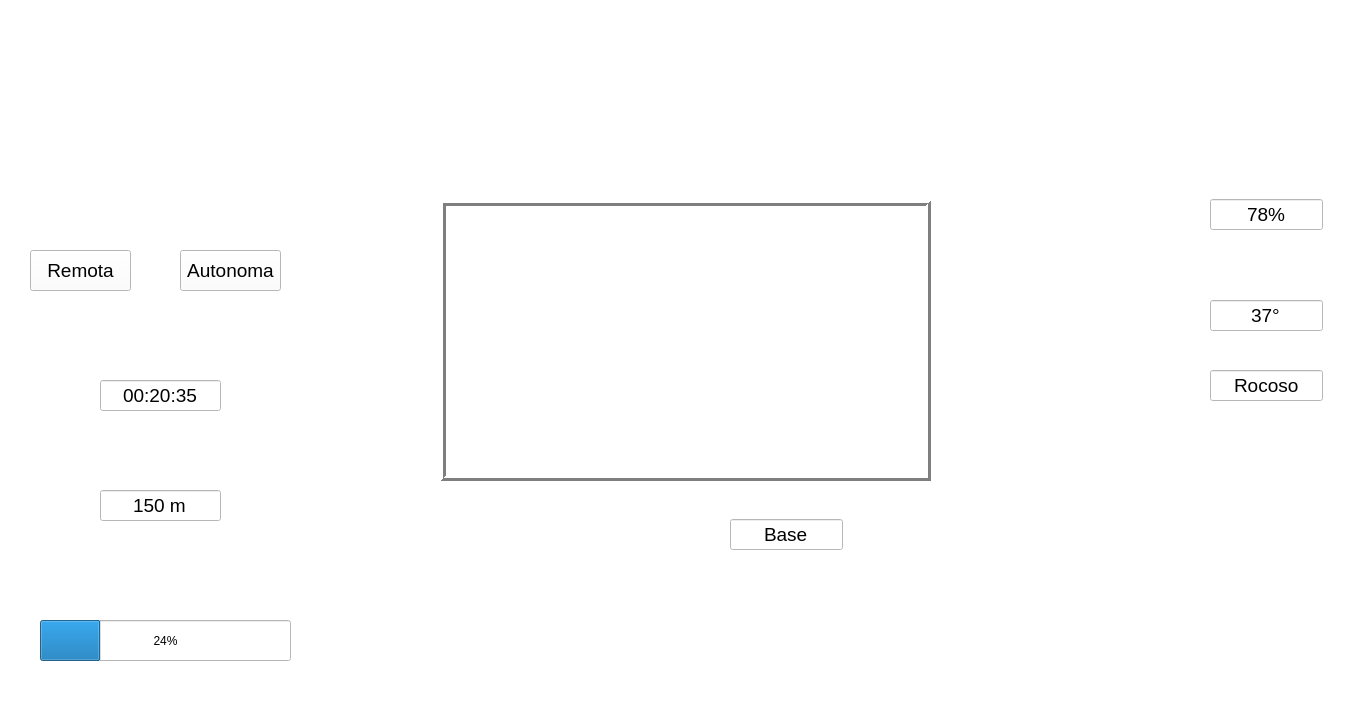
  <widget class="QWidget" name="centralwidget">
   <property name="palette">
    <palette>
     <active>
      <colorrole role="WindowText">
       <brush brushstyle="SolidPattern">
        <color alpha="255">
         <red>0</red>
         <green>0</green>
         <blue>0</blue>
        </color>
       </brush>
      </colorrole>
      <colorrole role="Button">
       <brush brushstyle="SolidPattern">
        <color alpha="255">
         <red>255</red>
         <green>255</green>
         <blue>255</blue>
        </color>
       </brush>
      </colorrole>
      <colorrole role="Light">
       <brush brushstyle="SolidPattern">
        <color alpha="255">
         <red>255</red>
         <green>255</green>
         <blue>255</blue>
        </color>
       </brush>
      </colorrole>
      <colorrole role="Midlight">
       <brush brushstyle="SolidPattern">
        <color alpha="255">
         <red>255</red>
         <green>255</green>
         <blue>255</blue>
        </color>
       </brush>
      </colorrole>
      <colorrole role="Dark">
       <brush brushstyle="SolidPattern">
        <color alpha="255">
         <red>127</red>
         <green>127</green>
         <blue>127</blue>
        </color>
       </brush>
      </colorrole>
      <colorrole role="Mid">
       <brush brushstyle="SolidPattern">
        <color alpha="255">
         <red>170</red>
         <green>170</green>
         <blue>170</blue>
        </color>
       </brush>
      </colorrole>
      <colorrole role="Text">
       <brush brushstyle="SolidPattern">
        <color alpha="255">
         <red>0</red>
         <green>0</green>
         <blue>0</blue>
        </color>
       </brush>
      </colorrole>
      <colorrole role="BrightText">
       <brush brushstyle="SolidPattern">
        <color alpha="255">
         <red>255</red>
         <green>255</green>
         <blue>255</blue>
        </color>
       </brush>
      </colorrole>
      <colorrole role="ButtonText">
       <brush brushstyle="SolidPattern">
        <color alpha="255">
         <red>0</red>
         <green>0</green>
         <blue>0</blue>
        </color>
       </brush>
      </colorrole>
      <colorrole role="Base">
       <brush brushstyle="SolidPattern">
        <color alpha="255">
         <red>255</red>
         <green>255</green>
         <blue>255</blue>
        </color>
       </brush>
      </colorrole>
      <colorrole role="Window">
       <brush brushstyle="SolidPattern">
        <color alpha="255">
         <red>255</red>
         <green>255</green>
         <blue>255</blue>
        </color>
       </brush>
      </colorrole>
      <colorrole role="Shadow">
       <brush brushstyle="SolidPattern">
        <color alpha="255">
         <red>0</red>
         <green>0</green>
         <blue>0</blue>
        </color>
       </brush>
      </colorrole>
      <colorrole role="AlternateBase">
       <brush brushstyle="SolidPattern">
        <color alpha="255">
         <red>255</red>
         <green>255</green>
         <blue>255</blue>
        </color>
       </brush>
      </colorrole>
      <colorrole role="ToolTipBase">
       <brush brushstyle="SolidPattern">
        <color alpha="255">
         <red>255</red>
         <green>255</green>
         <blue>220</blue>
        </color>
       </brush>
      </colorrole>
      <colorrole role="ToolTipText">
       <brush brushstyle="SolidPattern">
        <color alpha="255">
         <red>0</red>
         <green>0</green>
         <blue>0</blue>
        </color>
       </brush>
      </colorrole>
     </active>
     <inactive>
      <colorrole role="WindowText">
       <brush brushstyle="SolidPattern">
        <color alpha="255">
         <red>0</red>
         <green>0</green>
         <blue>0</blue>
        </color>
       </brush>
      </colorrole>
      <colorrole role="Button">
       <brush brushstyle="SolidPattern">
        <color alpha="255">
         <red>255</red>
         <green>255</green>
         <blue>255</blue>
        </color>
       </brush>
      </colorrole>
      <colorrole role="Light">
       <brush brushstyle="SolidPattern">
        <color alpha="255">
         <red>255</red>
         <green>255</green>
         <blue>255</blue>
        </color>
       </brush>
      </colorrole>
      <colorrole role="Midlight">
       <brush brushstyle="SolidPattern">
        <color alpha="255">
         <red>255</red>
         <green>255</green>
         <blue>255</blue>
        </color>
       </brush>
      </colorrole>
      <colorrole role="Dark">
       <brush brushstyle="SolidPattern">
        <color alpha="255">
         <red>127</red>
         <green>127</green>
         <blue>127</blue>
        </color>
       </brush>
      </colorrole>
      <colorrole role="Mid">
       <brush brushstyle="SolidPattern">
        <color alpha="255">
         <red>170</red>
         <green>170</green>
         <blue>170</blue>
        </color>
       </brush>
      </colorrole>
      <colorrole role="Text">
       <brush brushstyle="SolidPattern">
        <color alpha="255">
         <red>0</red>
         <green>0</green>
         <blue>0</blue>
        </color>
       </brush>
      </colorrole>
      <colorrole role="BrightText">
       <brush brushstyle="SolidPattern">
        <color alpha="255">
         <red>255</red>
         <green>255</green>
         <blue>255</blue>
        </color>
       </brush>
      </colorrole>
      <colorrole role="ButtonText">
       <brush brushstyle="SolidPattern">
        <color alpha="255">
         <red>0</red>
         <green>0</green>
         <blue>0</blue>
        </color>
       </brush>
      </colorrole>
      <colorrole role="Base">
       <brush brushstyle="SolidPattern">
        <color alpha="255">
         <red>255</red>
         <green>255</green>
         <blue>255</blue>
        </color>
       </brush>
      </colorrole>
      <colorrole role="Window">
       <brush brushstyle="SolidPattern">
        <color alpha="255">
         <red>255</red>
         <green>255</green>
         <blue>255</blue>
        </color>
       </brush>
      </colorrole>
      <colorrole role="Shadow">
       <brush brushstyle="SolidPattern">
        <color alpha="255">
         <red>0</red>
         <green>0</green>
         <blue>0</blue>
        </color>
       </brush>
      </colorrole>
      <colorrole role="AlternateBase">
       <brush brushstyle="SolidPattern">
        <color alpha="255">
         <red>255</red>
         <green>255</green>
         <blue>255</blue>
        </color>
       </brush>
      </colorrole>
      <colorrole role="ToolTipBase">
       <brush brushstyle="SolidPattern">
        <color alpha="255">
         <red>255</red>
         <green>255</green>
         <blue>220</blue>
        </color>
       </brush>
      </colorrole>
      <colorrole role="ToolTipText">
       <brush brushstyle="SolidPattern">
        <color alpha="255">
         <red>0</red>
         <green>0</green>
         <blue>0</blue>
        </color>
       </brush>
      </colorrole>
     </inactive>
     <disabled>
      <colorrole role="WindowText">
       <brush brushstyle="SolidPattern">
        <color alpha="255">
         <red>127</red>
         <green>127</green>
         <blue>127</blue>
        </color>
       </brush>
      </colorrole>
      <colorrole role="Button">
       <brush brushstyle="SolidPattern">
        <color alpha="255">
         <red>255</red>
         <green>255</green>
         <blue>255</blue>
        </color>
       </brush>
      </colorrole>
      <colorrole role="Light">
       <brush brushstyle="SolidPattern">
        <color alpha="255">
         <red>255</red>
         <green>255</green>
         <blue>255</blue>
        </color>
       </brush>
      </colorrole>
      <colorrole role="Midlight">
       <brush brushstyle="SolidPattern">
        <color alpha="255">
         <red>255</red>
         <green>255</green>
         <blue>255</blue>
        </color>
       </brush>
      </colorrole>
      <colorrole role="Dark">
       <brush brushstyle="SolidPattern">
        <color alpha="255">
         <red>127</red>
         <green>127</green>
         <blue>127</blue>
        </color>
       </brush>
      </colorrole>
      <colorrole role="Mid">
       <brush brushstyle="SolidPattern">
        <color alpha="255">
         <red>170</red>
         <green>170</green>
         <blue>170</blue>
        </color>
       </brush>
      </colorrole>
      <colorrole role="Text">
       <brush brushstyle="SolidPattern">
        <color alpha="255">
         <red>127</red>
         <green>127</green>
         <blue>127</blue>
        </color>
       </brush>
      </colorrole>
      <colorrole role="BrightText">
       <brush brushstyle="SolidPattern">
        <color alpha="255">
         <red>255</red>
         <green>255</green>
         <blue>255</blue>
        </color>
       </brush>
      </colorrole>
      <colorrole role="ButtonText">
       <brush brushstyle="SolidPattern">
        <color alpha="255">
         <red>127</red>
         <green>127</green>
         <blue>127</blue>
        </color>
       </brush>
      </colorrole>
      <colorrole role="Base">
       <brush brushstyle="SolidPattern">
        <color alpha="255">
         <red>255</red>
         <green>255</green>
         <blue>255</blue>
        </color>
       </brush>
      </colorrole>
      <colorrole role="Window">
       <brush brushstyle="SolidPattern">
        <color alpha="255">
         <red>255</red>
         <green>255</green>
         <blue>255</blue>
        </color>
       </brush>
      </colorrole>
      <colorrole role="Shadow">
       <brush brushstyle="SolidPattern">
        <color alpha="255">
         <red>0</red>
         <green>0</green>
         <blue>0</blue>
        </color>
       </brush>
      </colorrole>
      <colorrole role="AlternateBase">
       <brush brushstyle="SolidPattern">
        <color alpha="255">
         <red>255</red>
         <green>255</green>
         <blue>255</blue>
        </color>
       </brush>
      </colorrole>
      <colorrole role="ToolTipBase">
       <brush brushstyle="SolidPattern">
        <color alpha="255">
         <red>255</red>
         <green>255</green>
         <blue>220</blue>
        </color>
       </brush>
      </colorrole>
      <colorrole role="ToolTipText">
       <brush brushstyle="SolidPattern">
        <color alpha="255">
         <red>0</red>
         <green>0</green>
         <blue>0</blue>
        </color>
       </brush>
      </colorrole>
     </disabled>
    </palette>
   </property>
   <property name="autoFillBackground">
    <bool>false</bool>
   </property>
   <widget class="QLabel" name="label">
    <property name="geometry">
     <rect>
      <x>0</x>
      <y>0</y>
      <width>1360</width>
      <height>700</height>
     </rect>
    </property>
    <property name="maximumSize">
     <size>
      <width>1360</width>
      <height>768</height>
     </size>
    </property>
    <property name="palette">
     <palette>
      <active>
       <colorrole role="WindowText">
        <brush brushstyle="SolidPattern">
         <color alpha="255">
          <red>0</red>
          <green>0</green>
          <blue>0</blue>
         </color>
        </brush>
       </colorrole>
       <colorrole role="Button">
        <brush brushstyle="SolidPattern">
         <color alpha="255">
          <red>255</red>
          <green>255</green>
          <blue>255</blue>
         </color>
        </brush>
       </colorrole>
       <colorrole role="Light">
        <brush brushstyle="SolidPattern">
         <color alpha="255">
          <red>255</red>
          <green>255</green>
          <blue>255</blue>
         </color>
        </brush>
       </colorrole>
       <colorrole role="Midlight">
        <brush brushstyle="SolidPattern">
         <color alpha="255">
          <red>255</red>
          <green>255</green>
          <blue>255</blue>
         </color>
        </brush>
       </colorrole>
       <colorrole role="Dark">
        <brush brushstyle="SolidPattern">
         <color alpha="255">
          <red>127</red>
          <green>127</green>
          <blue>127</blue>
         </color>
        </brush>
       </colorrole>
       <colorrole role="Mid">
        <brush brushstyle="SolidPattern">
         <color alpha="255">
          <red>170</red>
          <green>170</green>
          <blue>170</blue>
         </color>
        </brush>
       </colorrole>
       <colorrole role="Text">
        <brush brushstyle="SolidPattern">
         <color alpha="255">
          <red>0</red>
          <green>0</green>
          <blue>0</blue>
         </color>
        </brush>
       </colorrole>
       <colorrole role="BrightText">
        <brush brushstyle="SolidPattern">
         <color alpha="255">
          <red>255</red>
          <green>255</green>
          <blue>255</blue>
         </color>
        </brush>
       </colorrole>
       <colorrole role="ButtonText">
        <brush brushstyle="SolidPattern">
         <color alpha="255">
          <red>0</red>
          <green>0</green>
          <blue>0</blue>
         </color>
        </brush>
       </colorrole>
       <colorrole role="Base">
        <brush brushstyle="SolidPattern">
         <color alpha="255">
          <red>255</red>
          <green>255</green>
          <blue>255</blue>
         </color>
        </brush>
       </colorrole>
       <colorrole role="Window">
        <brush brushstyle="SolidPattern">
         <color alpha="255">
          <red>255</red>
          <green>255</green>
          <blue>255</blue>
         </color>
        </brush>
       </colorrole>
       <colorrole role="Shadow">
        <brush brushstyle="SolidPattern">
         <color alpha="255">
          <red>0</red>
          <green>0</green>
          <blue>0</blue>
         </color>
        </brush>
       </colorrole>
       <colorrole role="AlternateBase">
        <brush brushstyle="SolidPattern">
         <color alpha="255">
          <red>255</red>
          <green>255</green>
          <blue>255</blue>
         </color>
        </brush>
       </colorrole>
       <colorrole role="ToolTipBase">
        <brush brushstyle="SolidPattern">
         <color alpha="255">
          <red>255</red>
          <green>255</green>
          <blue>220</blue>
         </color>
        </brush>
       </colorrole>
       <colorrole role="ToolTipText">
        <brush brushstyle="SolidPattern">
         <color alpha="255">
          <red>0</red>
          <green>0</green>
          <blue>0</blue>
         </color>
        </brush>
       </colorrole>
      </active>
      <inactive>
       <colorrole role="WindowText">
        <brush brushstyle="SolidPattern">
         <color alpha="255">
          <red>0</red>
          <green>0</green>
          <blue>0</blue>
         </color>
        </brush>
       </colorrole>
       <colorrole role="Button">
        <brush brushstyle="SolidPattern">
         <color alpha="255">
          <red>255</red>
          <green>255</green>
          <blue>255</blue>
         </color>
        </brush>
       </colorrole>
       <colorrole role="Light">
        <brush brushstyle="SolidPattern">
         <color alpha="255">
          <red>255</red>
          <green>255</green>
          <blue>255</blue>
         </color>
        </brush>
       </colorrole>
       <colorrole role="Midlight">
        <brush brushstyle="SolidPattern">
         <color alpha="255">
          <red>255</red>
          <green>255</green>
          <blue>255</blue>
         </color>
        </brush>
       </colorrole>
       <colorrole role="Dark">
        <brush brushstyle="SolidPattern">
         <color alpha="255">
          <red>127</red>
          <green>127</green>
          <blue>127</blue>
         </color>
        </brush>
       </colorrole>
       <colorrole role="Mid">
        <brush brushstyle="SolidPattern">
         <color alpha="255">
          <red>170</red>
          <green>170</green>
          <blue>170</blue>
         </color>
        </brush>
       </colorrole>
       <colorrole role="Text">
        <brush brushstyle="SolidPattern">
         <color alpha="255">
          <red>0</red>
          <green>0</green>
          <blue>0</blue>
         </color>
        </brush>
       </colorrole>
       <colorrole role="BrightText">
        <brush brushstyle="SolidPattern">
         <color alpha="255">
          <red>255</red>
          <green>255</green>
          <blue>255</blue>
         </color>
        </brush>
       </colorrole>
       <colorrole role="ButtonText">
        <brush brushstyle="SolidPattern">
         <color alpha="255">
          <red>0</red>
          <green>0</green>
          <blue>0</blue>
         </color>
        </brush>
       </colorrole>
       <colorrole role="Base">
        <brush brushstyle="SolidPattern">
         <color alpha="255">
          <red>255</red>
          <green>255</green>
          <blue>255</blue>
         </color>
        </brush>
       </colorrole>
       <colorrole role="Window">
        <brush brushstyle="SolidPattern">
         <color alpha="255">
          <red>255</red>
          <green>255</green>
          <blue>255</blue>
         </color>
        </brush>
       </colorrole>
       <colorrole role="Shadow">
        <brush brushstyle="SolidPattern">
         <color alpha="255">
          <red>0</red>
          <green>0</green>
          <blue>0</blue>
         </color>
        </brush>
       </colorrole>
       <colorrole role="AlternateBase">
        <brush brushstyle="SolidPattern">
         <color alpha="255">
          <red>255</red>
          <green>255</green>
          <blue>255</blue>
         </color>
        </brush>
       </colorrole>
       <colorrole role="ToolTipBase">
        <brush brushstyle="SolidPattern">
         <color alpha="255">
          <red>255</red>
          <green>255</green>
          <blue>220</blue>
         </color>
        </brush>
       </colorrole>
       <colorrole role="ToolTipText">
        <brush brushstyle="SolidPattern">
         <color alpha="255">
          <red>0</red>
          <green>0</green>
          <blue>0</blue>
         </color>
        </brush>
       </colorrole>
      </inactive>
      <disabled>
       <colorrole role="WindowText">
        <brush brushstyle="SolidPattern">
         <color alpha="255">
          <red>127</red>
          <green>127</green>
          <blue>127</blue>
         </color>
        </brush>
       </colorrole>
       <colorrole role="Button">
        <brush brushstyle="SolidPattern">
         <color alpha="255">
          <red>255</red>
          <green>255</green>
          <blue>255</blue>
         </color>
        </brush>
       </colorrole>
       <colorrole role="Light">
        <brush brushstyle="SolidPattern">
         <color alpha="255">
          <red>255</red>
          <green>255</green>
          <blue>255</blue>
         </color>
        </brush>
       </colorrole>
       <colorrole role="Midlight">
        <brush brushstyle="SolidPattern">
         <color alpha="255">
          <red>255</red>
          <green>255</green>
          <blue>255</blue>
         </color>
        </brush>
       </colorrole>
       <colorrole role="Dark">
        <brush brushstyle="SolidPattern">
         <color alpha="255">
          <red>127</red>
          <green>127</green>
          <blue>127</blue>
         </color>
        </brush>
       </colorrole>
       <colorrole role="Mid">
        <brush brushstyle="SolidPattern">
         <color alpha="255">
          <red>170</red>
          <green>170</green>
          <blue>170</blue>
         </color>
        </brush>
       </colorrole>
       <colorrole role="Text">
        <brush brushstyle="SolidPattern">
         <color alpha="255">
          <red>127</red>
          <green>127</green>
          <blue>127</blue>
         </color>
        </brush>
       </colorrole>
       <colorrole role="BrightText">
        <brush brushstyle="SolidPattern">
         <color alpha="255">
          <red>255</red>
          <green>255</green>
          <blue>255</blue>
         </color>
        </brush>
       </colorrole>
       <colorrole role="ButtonText">
        <brush brushstyle="SolidPattern">
         <color alpha="255">
          <red>127</red>
          <green>127</green>
          <blue>127</blue>
         </color>
        </brush>
       </colorrole>
       <colorrole role="Base">
        <brush brushstyle="SolidPattern">
         <color alpha="255">
          <red>255</red>
          <green>255</green>
          <blue>255</blue>
         </color>
        </brush>
       </colorrole>
       <colorrole role="Window">
        <brush brushstyle="SolidPattern">
         <color alpha="255">
          <red>255</red>
          <green>255</green>
          <blue>255</blue>
         </color>
        </brush>
       </colorrole>
       <colorrole role="Shadow">
        <brush brushstyle="SolidPattern">
         <color alpha="255">
          <red>0</red>
          <green>0</green>
          <blue>0</blue>
         </color>
        </brush>
       </colorrole>
       <colorrole role="AlternateBase">
        <brush brushstyle="SolidPattern">
         <color alpha="255">
          <red>255</red>
          <green>255</green>
          <blue>255</blue>
         </color>
        </brush>
       </colorrole>
       <colorrole role="ToolTipBase">
        <brush brushstyle="SolidPattern">
         <color alpha="255">
          <red>255</red>
          <green>255</green>
          <blue>220</blue>
         </color>
        </brush>
       </colorrole>
       <colorrole role="ToolTipText">
        <brush brushstyle="SolidPattern">
         <color alpha="255">
          <red>0</red>
          <green>0</green>
          <blue>0</blue>
         </color>
        </brush>
       </colorrole>
      </disabled>
     </palette>
    </property>
    <property name="text">
     <string/>
    </property>
    <property name="pixmap">
     <pixmap>pluto-planet-dwarf-planet-trans-neptunian-objects-wallpaper.jpg</pixmap>
    </property>
    <property name="scaledContents">
     <bool>true</bool>
    </property>
   </widget>
   <widget class="QLabel" name="label_2">
    <property name="geometry">
     <rect>
      <x>30</x>
      <y>40</y>
      <width>221</width>
      <height>101</height>
     </rect>
    </property>
    <property name="text">
     <string>&lt;html&gt;&lt;head/&gt;&lt;body&gt;&lt;p align=&quot;center&quot;&gt;&lt;span style=&quot; font-size:16pt; color:#ffffff;&quot;&gt;METZTLI&lt;/span&gt;&lt;/p&gt;&lt;p align=&quot;center&quot;&gt;&lt;span style=&quot; font-size:16pt; color:#ffffff;&quot;&gt;E-Warrior Rover&lt;/span&gt;&lt;/p&gt;&lt;/body&gt;&lt;/html&gt;</string>
    </property>
   </widget>
   <widget class="QLabel" name="label_3">
    <property name="geometry">
     <rect>
      <x>1070</x>
      <y>60</y>
      <width>221</width>
      <height>61</height>
     </rect>
    </property>
    <property name="text">
     <string>&lt;html&gt;&lt;head/&gt;&lt;body&gt;&lt;p align=&quot;center&quot;&gt;&lt;span style=&quot; font-size:16pt; color:#ffffff;&quot;&gt;10:15:23&lt;/span&gt;&lt;/p&gt;&lt;p align=&quot;center&quot;&gt;&lt;span style=&quot; font-size:16pt; color:#ffffff;&quot;&gt;16/10/2019&lt;/span&gt;&lt;/p&gt;&lt;/body&gt;&lt;/html&gt;</string>
    </property>
   </widget>
   <widget class="QLabel" name="label_4">
    <property name="geometry">
     <rect>
      <x>440</x>
      <y>200</y>
      <width>491</width>
      <height>271</height>
     </rect>
    </property>
    <property name="text">
     <string/>
    </property>
    <property name="pixmap">
     <pixmap>photos_space_curiosity-PIA17603.jpg</pixmap>
    </property>
    <property name="scaledContents">
     <bool>true</bool>
    </property>
   </widget>
   <widget class="QFrame" name="frame">
    <property name="geometry">
     <rect>
      <x>440</x>
      <y>200</y>
      <width>491</width>
      <height>281</height>
     </rect>
    </property>
    <property name="frameShape">
     <enum>QFrame::Box</enum>
    </property>
    <property name="frameShadow">
     <enum>QFrame::Raised</enum>
    </property>
    <property name="lineWidth">
     <number>3</number>
    </property>
   </widget>
   <widget class="QLabel" name="label_5">
    <property name="geometry">
     <rect>
      <x>646</x>
      <y>150</y>
      <width>91</width>
      <height>31</height>
     </rect>
    </property>
    <property name="text">
     <string>&lt;html&gt;&lt;head/&gt;&lt;body&gt;&lt;p align=&quot;center&quot;&gt;&lt;span style=&quot; font-size:16pt; color:#ffffff;&quot;&gt;Camara&lt;/span&gt;&lt;/p&gt;&lt;/body&gt;&lt;/html&gt;</string>
    </property>
   </widget>
   <widget class="QLabel" name="label_6">
    <property name="geometry">
     <rect>
      <x>50</x>
      <y>160</y>
      <width>201</width>
      <height>41</height>
     </rect>
    </property>
    <property name="text">
     <string>&lt;html&gt;&lt;head/&gt;&lt;body&gt;&lt;p align=&quot;center&quot;&gt;&lt;span style=&quot; font-size:14pt; color:#ffffff;&quot;&gt;Modo de Operación:&lt;/span&gt;&lt;/p&gt;&lt;/body&gt;&lt;/html&gt;</string>
    </property>
   </widget>
   <widget class="QPushButton" name="remota">
    <property name="geometry">
     <rect>
      <x>30</x>
      <y>250</y>
      <width>101</width>
      <height>41</height>
     </rect>
    </property>
    <property name="font">
     <font>
      <pointsize>14</pointsize>
      <weight>50</weight>
      <bold>false</bold>
     </font>
    </property>
    <property name="text">
     <string>Remota</string>
    </property>
   </widget>
   <widget class="QPushButton" name="autonoma">
    <property name="geometry">
     <rect>
      <x>180</x>
      <y>250</y>
      <width>101</width>
      <height>41</height>
     </rect>
    </property>
    <property name="font">
     <font>
      <pointsize>14</pointsize>
     </font>
    </property>
    <property name="text">
     <string>Autonoma</string>
    </property>
   </widget>
   <widget class="QLabel" name="label_7">
    <property name="geometry">
     <rect>
      <x>50</x>
      <y>330</y>
      <width>221</width>
      <height>31</height>
     </rect>
    </property>
    <property name="text">
     <string>&lt;html&gt;&lt;head/&gt;&lt;body&gt;&lt;p align=&quot;center&quot;&gt;&lt;span style=&quot; font-size:16pt; color:#ffffff;&quot;&gt;Tiempo transcurrido:&lt;/span&gt;&lt;/p&gt;&lt;/body&gt;&lt;/html&gt;</string>
    </property>
   </widget>
   <widget class="QLineEdit" name="timeTrans">
    <property name="geometry">
     <rect>
      <x>100</x>
      <y>380</y>
      <width>121</width>
      <height>31</height>
     </rect>
    </property>
    <property name="font">
     <font>
      <pointsize>14</pointsize>
     </font>
    </property>
    <property name="text">
     <string>00:20:35</string>
    </property>
    <property name="alignment">
     <set>Qt::AlignCenter</set>
    </property>
   </widget>
   <widget class="QProgressBar" name="batt">
    <property name="geometry">
     <rect>
      <x>40</x>
      <y>620</y>
      <width>251</width>
      <height>41</height>
     </rect>
    </property>
    <property name="autoFillBackground">
     <bool>true</bool>
    </property>
    <property name="value">
     <number>24</number>
    </property>
   </widget>
   <widget class="QLabel" name="label_8">
    <property name="geometry">
     <rect>
      <x>30</x>
      <y>580</y>
      <width>161</width>
      <height>31</height>
     </rect>
    </property>
    <property name="text">
     <string>&lt;html&gt;&lt;head/&gt;&lt;body&gt;&lt;p align=&quot;center&quot;&gt;&lt;span style=&quot; font-size:14pt; color:#ffffff;&quot;&gt;Nivel de bateria&lt;/span&gt;&lt;/p&gt;&lt;/body&gt;&lt;/html&gt;</string>
    </property>
   </widget>
   <widget class="QLabel" name="label_9">
    <property name="geometry">
     <rect>
      <x>1000</x>
      <y>190</y>
      <width>211</width>
      <height>61</height>
     </rect>
    </property>
    <property name="text">
     <string>&lt;html&gt;&lt;head/&gt;&lt;body&gt;&lt;p align=&quot;center&quot;&gt;&lt;span style=&quot; font-size:14pt; color:#ffffff;&quot;&gt;Intensidad de la señal:&lt;/span&gt;&lt;/p&gt;&lt;/body&gt;&lt;/html&gt;</string>
    </property>
   </widget>
   <widget class="QLineEdit" name="senal">
    <property name="geometry">
     <rect>
      <x>1210</x>
      <y>199</y>
      <width>113</width>
      <height>31</height>
     </rect>
    </property>
    <property name="font">
     <font>
      <pointsize>14</pointsize>
     </font>
    </property>
    <property name="text">
     <string>78%</string>
    </property>
    <property name="alignment">
     <set>Qt::AlignCenter</set>
    </property>
   </widget>
   <widget class="QLabel" name="label_10">
    <property name="geometry">
     <rect>
      <x>1010</x>
      <y>290</y>
      <width>191</width>
      <height>51</height>
     </rect>
    </property>
    <property name="text">
     <string>&lt;html&gt;&lt;head/&gt;&lt;body&gt;&lt;p align=&quot;center&quot;&gt;&lt;span style=&quot; font-size:14pt; color:#ffffff;&quot;&gt;Angulo de la antena:&lt;/span&gt;&lt;/p&gt;&lt;/body&gt;&lt;/html&gt;</string>
    </property>
   </widget>
   <widget class="QLabel" name="label_11">
    <property name="geometry">
     <rect>
      <x>50</x>
      <y>430</y>
      <width>221</width>
      <height>51</height>
     </rect>
    </property>
    <property name="text">
     <string>&lt;html&gt;&lt;head/&gt;&lt;body&gt;&lt;p align=&quot;center&quot;&gt;&lt;span style=&quot; font-size:14pt; color:#ffffff;&quot;&gt;Distancia Transcurrida:&lt;/span&gt;&lt;/p&gt;&lt;/body&gt;&lt;/html&gt;</string>
    </property>
   </widget>
   <widget class="QLineEdit" name="dist">
    <property name="geometry">
     <rect>
      <x>100</x>
      <y>490</y>
      <width>121</width>
      <height>31</height>
     </rect>
    </property>
    <property name="font">
     <font>
      <pointsize>14</pointsize>
     </font>
    </property>
    <property name="text">
     <string>150 m</string>
    </property>
    <property name="alignment">
     <set>Qt::AlignCenter</set>
    </property>
   </widget>
   <widget class="QLineEdit" name="lineEdit">
    <property name="geometry">
     <rect>
      <x>1210</x>
      <y>300</y>
      <width>113</width>
      <height>31</height>
     </rect>
    </property>
    <property name="font">
     <font>
      <pointsize>14</pointsize>
     </font>
    </property>
    <property name="text">
     <string>37°</string>
    </property>
    <property name="alignment">
     <set>Qt::AlignCenter</set>
    </property>
   </widget>
   <widget class="QLabel" name="label_12">
    <property name="geometry">
     <rect>
      <x>1020</x>
      <y>380</y>
      <width>171</width>
      <height>31</height>
     </rect>
    </property>
    <property name="text">
     <string>&lt;html&gt;&lt;head/&gt;&lt;body&gt;&lt;p align=&quot;center&quot;&gt;&lt;span style=&quot; font-size:14pt; color:#ffffff;&quot;&gt;Tipo de terreno:&lt;/span&gt;&lt;/p&gt;&lt;/body&gt;&lt;/html&gt;</string>
    </property>
   </widget>
   <widget class="QLineEdit" name="lineEdit_2">
    <property name="geometry">
     <rect>
      <x>1210</x>
      <y>370</y>
      <width>113</width>
      <height>31</height>
     </rect>
    </property>
    <property name="font">
     <font>
      <pointsize>14</pointsize>
     </font>
    </property>
    <property name="text">
     <string>Rocoso</string>
    </property>
    <property name="alignment">
     <set>Qt::AlignCenter</set>
    </property>
   </widget>
   <widget class="QLabel" name="label_13">
    <property name="geometry">
     <rect>
      <x>410</x>
      <y>520</y>
      <width>311</width>
      <height>41</height>
     </rect>
    </property>
    <property name="frameShape">
     <enum>QFrame::NoFrame</enum>
    </property>
    <property name="text">
     <string>&lt;html&gt;&lt;head/&gt;&lt;body&gt;&lt;p align=&quot;center&quot;&gt;&lt;span style=&quot; font-size:14pt; font-weight:600; color:#ffffff;&quot;&gt;Actualmente se esta moviendo: &lt;/span&gt;&lt;/p&gt;&lt;/body&gt;&lt;/html&gt;</string>
    </property>
   </widget>
   <widget class="QLineEdit" name="lineEdit_3">
    <property name="geometry">
     <rect>
      <x>730</x>
      <y>519</y>
      <width>113</width>
      <height>31</height>
     </rect>
    </property>
    <property name="font">
     <font>
      <pointsize>14</pointsize>
     </font>
    </property>
    <property name="text">
     <string>Base</string>
    </property>
    <property name="alignment">
     <set>Qt::AlignCenter</set>
    </property>
   </widget>
   <widget class="QLabel" name="label_14">
    <property name="geometry">
     <rect>
      <x>1030</x>
      <y>440</y>
      <width>301</width>
      <height>231</height>
     </rect>
    </property>
    <property name="text">
     <string/>
    </property>
    <property name="pixmap">
     <pixmap>3d_example.jpg</pixmap>
    </property>
    <property name="scaledContents">
     <bool>true</bool>
    </property>
   </widget>
  </widget>
